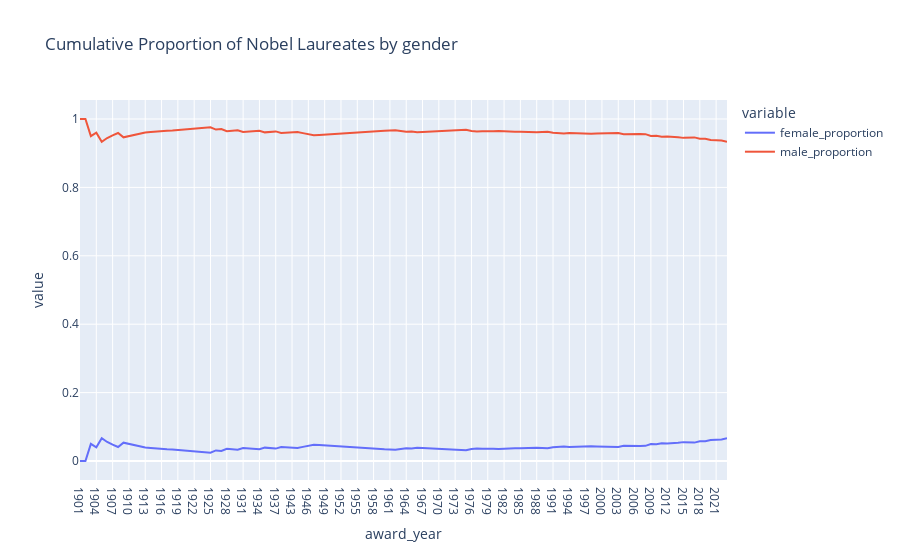

This figure's notebook cell:
### Code cell
fig = px.line(gender_cumulative, x=gender_cumulative.index, y=['female_proportion', 'male_proportion'], title='Cumulative Proportion of Nobel Laureates by gender')
fig.show()
